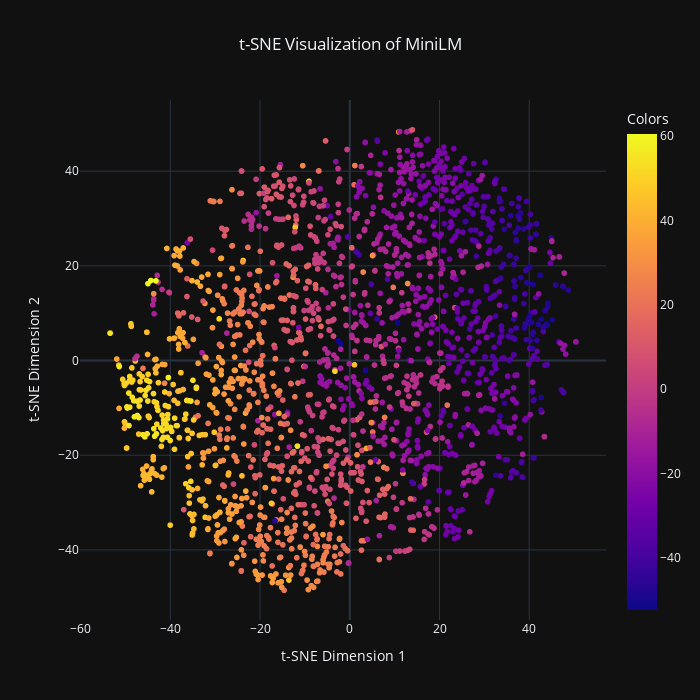

Notebook code for this chart:
### Code cell
# Visualizing how MiniLM "placed" the emebeddings differently 
# compared to MPNET.
 
# Create a DataFrame with the t-SNE results and article names
tsne_embeddings_mini_df = pd.DataFrame({
    't-SNE Dimension 1': tsne_results_mini[:, 0],
    't-SNE Dimension 2': tsne_results_mini[:, 1],
    'Article Name': articlesNames[0:2000],
    'Colors':tsne_results[:, 0],
})

# Plot the scatter plot
fig = px.scatter(tsne_embeddings_mini_df, 
                 x = 't-SNE Dimension 1', 
                 y = 't-SNE Dimension 2', 
                 hover_name = 'Article Name', 
                 title = "t-SNE Visualization of " +
                         "MiniLM-L6-v2 Embeddings",
                 template = "plotly_dark",
                 color='Colors',
                 width = 700, height = 700)

# Center the title
fig.update_layout(title = {'text': "t-SNE Visualization of " + 
                                    "MiniLM",
                           'x': 0.5, 
                           'xanchor': 'center'})
fig.show()

### Figure 1 — Plotly figure (JSON) as saved in the notebook; plotly's stock layout.template omitted (floating-point values rounded to 4 significant figures; data arrays with more than 128 entries replaced by an {"elided": "..."} marker saying what was removed)
{"data": [{"hovertemplate": "<b>%{hovertext}</b><br><br>t-SNE Dimension 1=%{x}<br>t-SNE Dimension 2=%{y}<br>Colors=%{marker.color}<extra></extra>", "hovertext": {"elided": "2000 str values"}, "legendgroup": "", "marker": {"color": {"elided": "2000 float values"}, "coloraxis": "coloraxis", "symbol": "circle"}, "mode": "markers", "name": "", "showlegend": false, "type": "scattergl", "x": {"elided": "2000 float values"}, "xaxis": "x", "y": {"elided": "2000 float values"}, "yaxis": "y"}], "layout": {"coloraxis": {"colorbar": {"title": {"text": "Colors"}}, "colorscale": [[0, "#0d0887"], [0.1111, "#46039f"], [0.2222, "#7201a8"], [0.3333, "#9c179e"], [0.4444, "#bd3786"], [0.5556, "#d8576b"], [0.6667, "#ed7953"], [0.7778, "#fb9f3a"], [0.8889, "#fdca26"], [1, "#f0f921"]]}, "height": 700, "legend": {"tracegroupgap": 0}, "title": {"text": "t-SNE Visualization of MiniLM", "x": 0.5, "xanchor": "center"}, "width": 700, "xaxis": {"anchor": "y", "domain": [0, 1], "title": {"text": "t-SNE Dimension 1"}}, "yaxis": {"anchor": "x", "domain": [0, 1], "title": {"text": "t-SNE Dimension 2"}}}}
